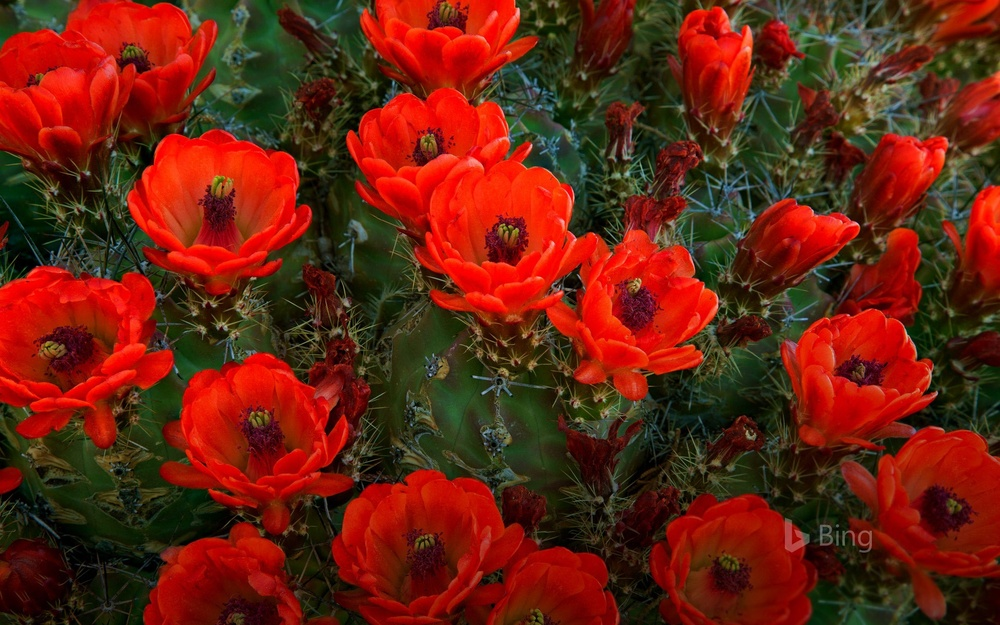
#> input picture img_processing/demo.jpg, 1000 x 625 px, shrunk from 1920 x 1200 before the run
$ python adjust_contrast.py
#> lines starting #> are read from the running program, lines starting #| are printed output that depends on the picture
import cv2

import numpy as np

img = cv2.imread("demo.jpg")
#> img is the input picture: shape (625, 1000, 3); mean B, G, R 16.8, 34.5, 105.4

contrast_img = cv2.addWeighted(img, 2.5, np.zeros(img.shape, img.dtype), 0, 0)
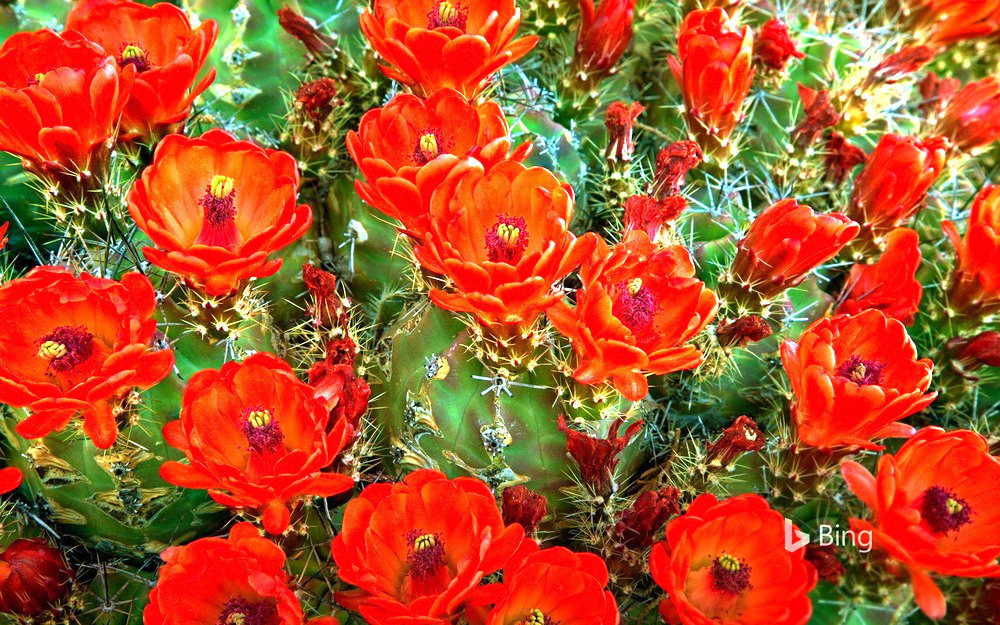
#> contrast_img: shape (625, 1000, 3); mean B, G, R 41.6, 85.1, 177.2

cv2.imshow('Original Image', img)

cv2.imshow('Contrast Image', contrast_img)

cv2.waitKey(0)
